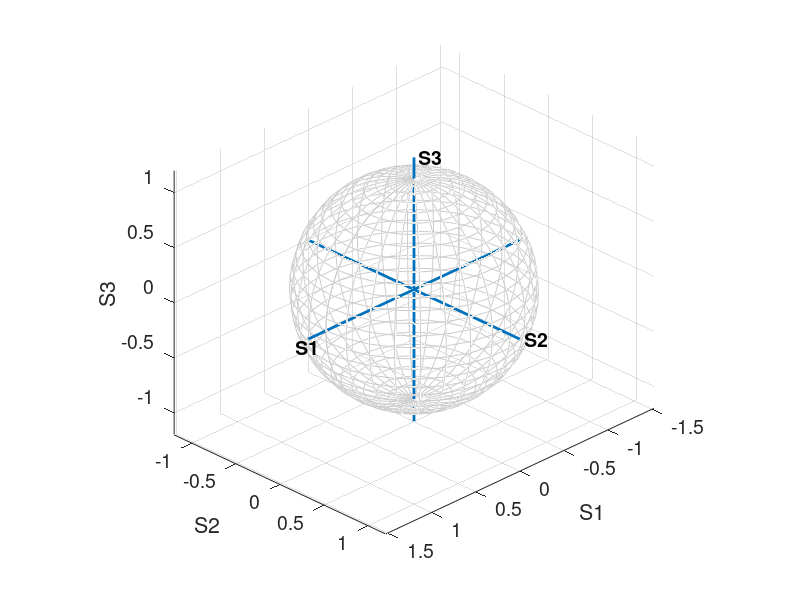

Reproduce this figure in MATLAB.
function []=PoincareSphere
% Draw a Poincare Sphere of radius 0.98
%
% Juan Campos
% Universitat Autonoma de Barcelona
% http://grupsderecerca.uab.cat/mipoptilab/

[xs,ys,zs]=sphere(30);
axes('FontSize',14);
lightGrey = 0.8*[1 1 1]; % It looks better if the lines are lighter
surface(xs,ys,zs,'FaceColor', 'none','EdgeColor',lightGrey);


axis equal % so the sphere isn't distorted
view([1 1 0.75]) % adjust the viewing angle
grid on
hold on

xlabel('S1');
ylabel('S2');
zlabel('S3');
grid on;


x=[-1.2 1.2];   y=[0. 0.]; z=[0. 0.];
line(x,y,z,'LineWidth', 2);
text(1.4, 0, 0, '\bf S1','FontSize',14);

y=[-1.2 1.2]; x=[0. 0.]; z=[0. 0.];
line(x,y,z,'LineWidth', 2);
text(0, 1.2, 0, '\bf S2','FontSize',14);

z=[-1.2 1.2]; x=[0. 0.]; y=[0. 0.];
line(x,y,z,'LineWidth', 2);
text(0, 0, 1.2, '\bf S3','FontSize',14);
